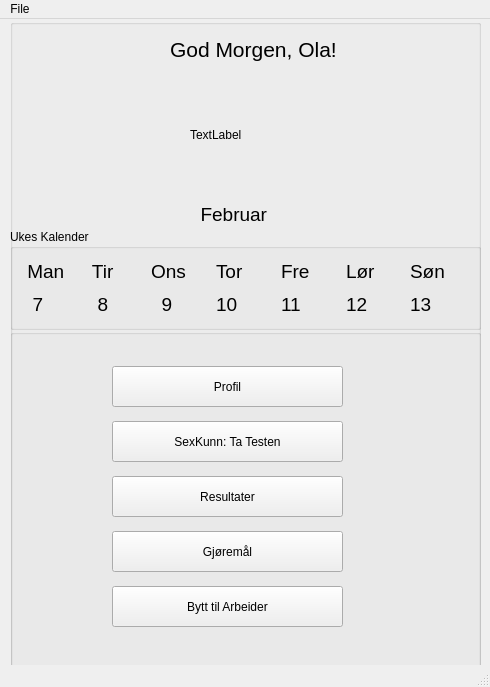
<?xml version="1.0" encoding="UTF-8"?>
<ui version="4.0">
 <class>MainWindow</class>
 <widget class="QMainWindow" name="MainWindow">
  <property name="geometry">
   <rect>
    <x>0</x>
    <y>0</y>
    <width>490</width>
    <height>687</height>
   </rect>
  </property>
  <property name="windowTitle">
   <string>MainWindow</string>
  </property>
  <widget class="QWidget" name="centralwidget">
   <widget class="QGroupBox" name="groupBox">
    <property name="geometry">
     <rect>
      <x>10</x>
      <y>0</y>
      <width>471</width>
      <height>651</height>
     </rect>
    </property>
    <property name="title">
     <string/>
    </property>
    <widget class="QGroupBox" name="groupBox_3">
     <property name="geometry">
      <rect>
       <x>0</x>
       <y>210</y>
       <width>471</width>
       <height>101</height>
      </rect>
     </property>
     <property name="title">
      <string>Ukes Kalender</string>
     </property>
     <layout class="QGridLayout" name="gridLayout">
      <item row="0" column="3">
       <widget class="QLabel" name="label_Thursday">
        <property name="font">
         <font>
          <pointsize>14</pointsize>
         </font>
        </property>
        <property name="text">
         <string>Tor</string>
        </property>
       </widget>
      </item>
      <item row="0" column="1">
       <widget class="QLabel" name="label_Tuesday">
        <property name="font">
         <font>
          <pointsize>14</pointsize>
         </font>
        </property>
        <property name="text">
         <string> Tir</string>
        </property>
       </widget>
      </item>
      <item row="0" column="5">
       <widget class="QLabel" name="label_Saturday">
        <property name="font">
         <font>
          <pointsize>14</pointsize>
         </font>
        </property>
        <property name="text">
         <string>Lør</string>
        </property>
       </widget>
      </item>
      <item row="0" column="2">
       <widget class="QLabel" name="label_Wednesday">
        <property name="font">
         <font>
          <pointsize>14</pointsize>
         </font>
        </property>
        <property name="text">
         <string>Ons</string>
        </property>
       </widget>
      </item>
      <item row="1" column="1">
       <widget class="QLabel" name="label_Tuesday_NR">
        <property name="font">
         <font>
          <pointsize>14</pointsize>
         </font>
        </property>
        <property name="text">
         <string>  8</string>
        </property>
       </widget>
      </item>
      <item row="1" column="3">
       <widget class="QLabel" name="label_Thursday_NR">
        <property name="font">
         <font>
          <pointsize>14</pointsize>
         </font>
        </property>
        <property name="text">
         <string>10</string>
        </property>
       </widget>
      </item>
      <item row="0" column="0">
       <widget class="QLabel" name="label_Monday">
        <property name="font">
         <font>
          <pointsize>14</pointsize>
         </font>
        </property>
        <property name="text">
         <string> Man</string>
        </property>
       </widget>
      </item>
      <item row="1" column="0">
       <widget class="QLabel" name="label_Monday_NR">
        <property name="font">
         <font>
          <pointsize>14</pointsize>
         </font>
        </property>
        <property name="text">
         <string>  7</string>
        </property>
       </widget>
      </item>
      <item row="0" column="4">
       <widget class="QLabel" name="label_Friday">
        <property name="font">
         <font>
          <pointsize>14</pointsize>
         </font>
        </property>
        <property name="text">
         <string>Fre</string>
        </property>
       </widget>
      </item>
      <item row="1" column="5">
       <widget class="QLabel" name="label_Saturday_NR">
        <property name="font">
         <font>
          <pointsize>14</pointsize>
         </font>
        </property>
        <property name="text">
         <string>12</string>
        </property>
       </widget>
      </item>
      <item row="1" column="2">
       <widget class="QLabel" name="label_Wednesday_NR">
        <property name="font">
         <font>
          <pointsize>14</pointsize>
         </font>
        </property>
        <property name="text">
         <string>  9</string>
        </property>
       </widget>
      </item>
      <item row="1" column="4">
       <widget class="QLabel" name="label_Friday_NR">
        <property name="font">
         <font>
          <pointsize>14</pointsize>
         </font>
        </property>
        <property name="text">
         <string>11</string>
        </property>
       </widget>
      </item>
      <item row="0" column="6">
       <widget class="QLabel" name="label_Sunday">
        <property name="font">
         <font>
          <pointsize>14</pointsize>
         </font>
        </property>
        <property name="text">
         <string>Søn</string>
        </property>
       </widget>
      </item>
      <item row="1" column="6">
       <widget class="QLabel" name="label_Sunday_NR">
        <property name="font">
         <font>
          <pointsize>14</pointsize>
         </font>
        </property>
        <property name="text">
         <string>13</string>
        </property>
       </widget>
      </item>
     </layout>
    </widget>
    <widget class="QGroupBox" name="groupBox_2">
     <property name="geometry">
      <rect>
       <x>0</x>
       <y>310</y>
       <width>471</width>
       <height>341</height>
      </rect>
     </property>
     <property name="title">
      <string/>
     </property>
     <widget class="QPushButton" name="pushButton_Profile">
      <property name="geometry">
       <rect>
        <x>102</x>
        <y>37</y>
        <width>231</width>
        <height>41</height>
       </rect>
      </property>
      <property name="baseSize">
       <size>
        <width>0</width>
        <height>0</height>
       </size>
      </property>
      <property name="text">
       <string>Profil</string>
      </property>
     </widget>
     <widget class="QPushButton" name="pushButton_startTest">
      <property name="geometry">
       <rect>
        <x>102</x>
        <y>92</y>
        <width>231</width>
        <height>41</height>
       </rect>
      </property>
      <property name="text">
       <string>SexKunn: Ta Testen</string>
      </property>
     </widget>
     <widget class="QPushButton" name="pushButton_Results">
      <property name="geometry">
       <rect>
        <x>102</x>
        <y>147</y>
        <width>231</width>
        <height>41</height>
       </rect>
      </property>
      <property name="text">
       <string>Resultater</string>
      </property>
     </widget>
     <widget class="QPushButton" name="pushButton_Reminders">
      <property name="geometry">
       <rect>
        <x>102</x>
        <y>202</y>
        <width>231</width>
        <height>41</height>
       </rect>
      </property>
      <property name="text">
       <string>Gjøremål</string>
      </property>
     </widget>
     <widget class="QPushButton" name="pushButton">
      <property name="geometry">
       <rect>
        <x>102</x>
        <y>257</y>
        <width>231</width>
        <height>41</height>
       </rect>
      </property>
      <property name="text">
       <string>Bytt til Arbeider</string>
      </property>
     </widget>
    </widget>
    <widget class="QLabel" name="label_profilePicture_Main">
     <property name="geometry">
      <rect>
       <x>180</x>
       <y>70</y>
       <width>91</width>
       <height>91</height>
      </rect>
     </property>
     <property name="text">
      <string>TextLabel</string>
     </property>
    </widget>
    <widget class="QLabel" name="label_Greeting">
     <property name="geometry">
      <rect>
       <x>160</x>
       <y>10</y>
       <width>171</width>
       <height>41</height>
      </rect>
     </property>
     <property name="font">
      <font>
       <pointsize>16</pointsize>
      </font>
     </property>
     <property name="text">
      <string>God Morgen, Ola!</string>
     </property>
    </widget>
    <widget class="QLabel" name="label">
     <property name="geometry">
      <rect>
       <x>180</x>
       <y>180</y>
       <width>111</width>
       <height>31</height>
      </rect>
     </property>
     <property name="font">
      <font>
       <pointsize>14</pointsize>
      </font>
     </property>
     <property name="text">
      <string>  Februar</string>
     </property>
    </widget>
   </widget>
  </widget>
  <widget class="QMenuBar" name="menubar">
   <property name="geometry">
    <rect>
     <x>0</x>
     <y>0</y>
     <width>490</width>
     <height>20</height>
    </rect>
   </property>
   <widget class="QMenu" name="menuFile">
    <property name="title">
     <string>File</string>
    </property>
    <addaction name="actionOpen_File"/>
   </widget>
   <addaction name="menuFile"/>
  </widget>
  <widget class="QStatusBar" name="statusbar"/>
  <action name="actionOpen_File">
   <property name="text">
    <string>Open File</string>
   </property>
  </action>
 </widget>
 <resources/>
 <connections/>
</ui>
